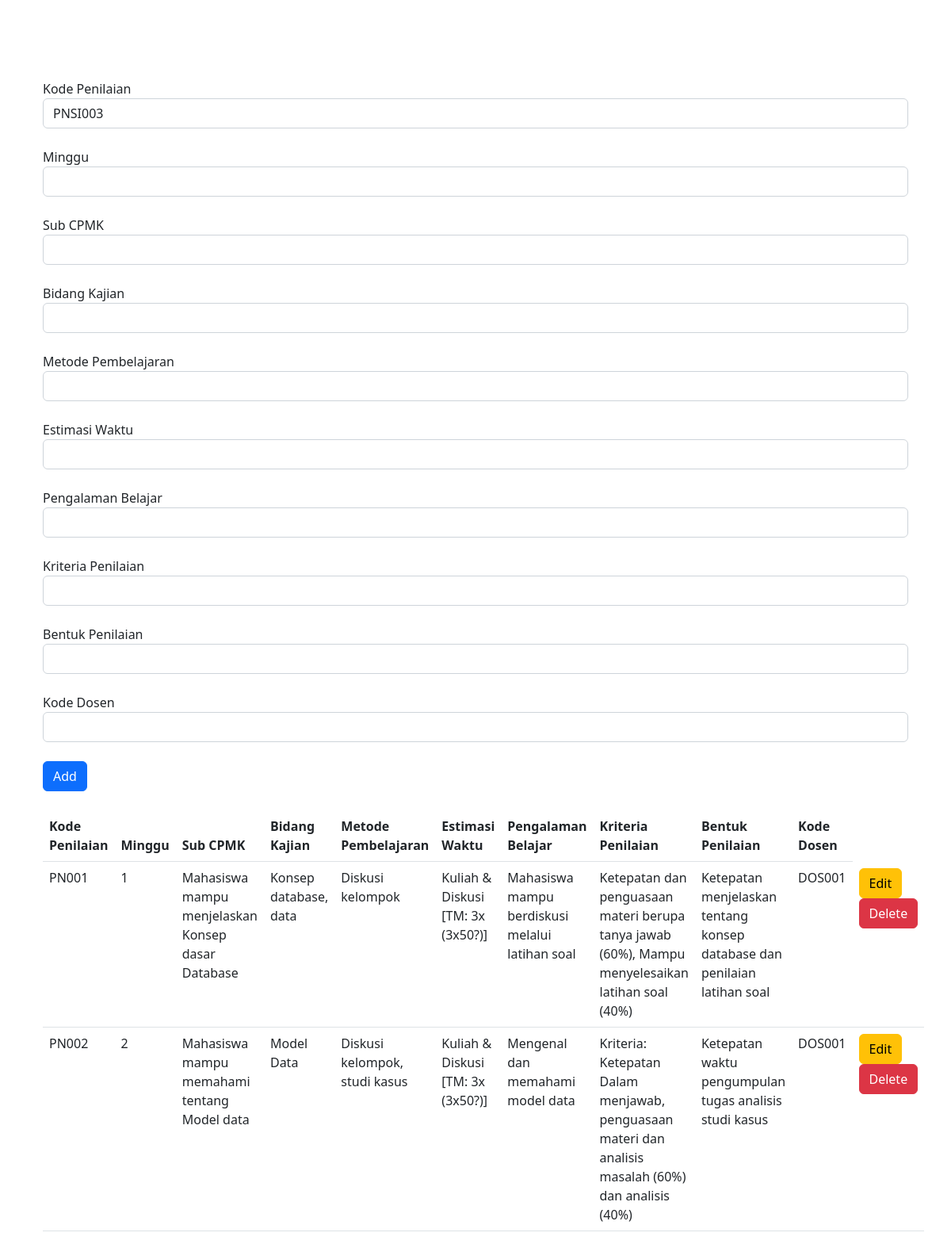
/penilaian/penilaian.php, run on the app's committed database.
### tables this page shows
CREATE TABLE `penilaian` (
  `kd_penilaian` varchar(12) NOT NULL,
  `minggu` int(6) NOT NULL,
  `sub_cpmk` varchar(100) NOT NULL,
  `bidang_kajian` varchar(50) NOT NULL,
  `metode_pembelajaran` varchar(100) NOT NULL,
  `estimasi_waktu` varchar(50) NOT NULL,
  `pengalaman_belajar` varchar(100) NOT NULL,
  `kriteria` varchar(200) NOT NULL,
  `bentuk` varchar(200) NOT NULL,
  `kd_dosen` varchar(8) NOT NULL
);

### penilaian/penilaian.php (the view, shortened to what this page needs)
<?php
include '../koneksi.php';
$queryCount = "SELECT COUNT(*) AS count FROM penilaian";
$sqlCount = mysqli_query($conn, $queryCount);
$count = mysqli_fetch_assoc($sqlCount)['count'];
do {
    $num_kode_penilaian = str_pad(++$count, 3, "0", STR_PAD_LEFT);
    $kode_kode_penilaian = "PNSI" . $num_kode_penilaian;
    $queryCheck = "SELECT * FROM penilaian WHERE kd_penilaian= '$kode_kode_penilaian'";
    $sqlCheck = mysqli_query($conn, $queryCheck);
} while (mysqli_num_rows($sqlCheck) != 0);
?>
<!DOCTYPE html>
<html lang="en">
<head>
    <link href="https://cdn.jsdelivr.net/npm/bootstrap@5.2.3/dist/css/bootstrap.min.css" rel="stylesheet">
</head>
<body class="container">
    <div class="container">
        <form action="./penilaiansave.php" method="GET" name="form_penilaian">
            <label>Kode Penilaian</label>
            <input type="text" name="kd_penilaian" id="kd_penilaian" value="<?= $kode_kode_penilaian; ?>" readonly class="form-control">
            <br>
            <label>Minggu</label>
            <input type="number" name="minggu" id="minggu" class="form-control">
            <br>
            <label>Sub CPMK</label>
            <input type="text" name="sub_cpmk" id="sub_cpmk" class="form-control">
            <br>
            <label>Bidang Kajian</label>
            <input type="text" name="bidang_kajian" id="bidang_kajian" class="form-control">
            <br>
            <label>Metode Pembelajaran</label>
            <input type="text" name="metode_pembelajaran" id="metode_pembelajaran" class="form-control">
            <br>
            <label>Estimasi Waktu</label>
            <input type="text" name="estimasi_waktu" id="estimasi_waktu" class="form-control">
            <br>
            <label>Pengalaman Belajar</label>
            <input type="text" name="pengalaman_belajar" id="pengalaman_belajar" class="form-control">
            <br>
            <label>Kriteria Penilaian</label>
            <input type="text" name="kriteria" id="kriteria" class="form-control">
            <br>
            <label>Bentuk Penilaian</label>
            <input type="text" name="bentuk" id="bentuk" class="form-control">
            <br>
            <label>Kode Dosen</label>
            <input type="text" name="kd_dosen" id="kd_dosen" class="form-control">
            <br>
            <input type="submit" name="button" value="Add" id="button" class="btn btn-primary">
        </form>
        <br>
        <table class="table">
            <thead>
                <tr>
                    <th>Kode Penilaian</th>
                    <th>Minggu</th>
                    <th>Sub CPMK</th>
                    <th>Bidang Kajian</th>
                    <th>Metode Pembelajaran</th>
                    <th>Estimasi Waktu</th>
                    <th>Pengalaman Belajar</th>
                    <th>Kriteria Penilaian</th>
                    <th>Bentuk Penilaian</th>
                    <th>Kode Dosen</th>
                </tr>
            </thead>
            <tbody>
                <?php
                $sqlPenilaian = "SELECT * FROM penilaian";
                $queryPenilaian = mysqli_query($conn, $sqlPenilaian) or die($sqlPenilaian);
                while ($data = mysqli_fetch_array($queryPenilaian)) {
                    $kode_penilaian = $data['kd_penilaian'];
                    $minggu = $data['minggu'];
                    $sub_cpmk = $data['sub_cpmk'];
                    $bidang_kajian = $data['bidang_kajian'];
                    $metode_pembelajaran = $data['metode_pembelajaran'];
                    $estimasi_waktu = $data['estimasi_waktu'];
                    $pengalaman_belajar = $data['pengalaman_belajar'];
                    $kriteria = $data['kriteria'];
                    $bentuk = $data['bentuk'];
                    $kd_dosen = $data['kd_dosen'];
                ?>
                    <tr>
                        <td><?php echo $kode_penilaian; ?></td>
                        <td><?php echo $minggu; ?></td>
                        <td><?php echo $sub_cpmk; ?></td>
                        <td><?php echo $bidang_kajian; ?></td>
                        <td><?php echo $metode_pembelajaran; ?></td>
                        <td><?php echo $estimasi_waktu; ?></td>
                        <td><?php echo $pengalaman_belajar; ?></td>
                        <td><?php echo $kriteria; ?></td>
                        <td><?php echo $bentuk; ?></td>
                        <td><?php echo $kd_dosen; ?></td>
                        <td>
                            <button type="button" class="btn btn-warning" onclick="editPenilaian('<?= $kode_penilaian; ?>', '<?= $minggu; ?>', '<?= $sub_cpmk; ?>', '<?= $bidang_kajian; ?>', '<?= $metode_pembelajaran; ?>', '<?= $estimasi_waktu; ?>', '<?= $pengalaman_belajar; ?>','<?= $kriteria; ?>', '<?= $bentuk; ?>', '<?= $kd_dosen; ?>')">Edit</button>
                            <button type="button" class="btn btn-danger" onclick="deletePenilaian('<?= $kode_penilaian; ?>')">Delete</button>
                        </td>
                    </tr>
                <?php
                }
                ?>
            </tbody>
        </table>
    </div>
</body>
</html>

### penilaian/penilaian.php (style rules this page uses)
.container { margin-top: 100px; }

### data on the page
penilaian: kd_penilaian "PN001", minggu "1", sub_cpmk "Mahasiswa mampu menjelaskan Konsep dasar Database", bidang_kajian "Konsep database, data", metode_pembelajaran "Diskusi kelompok", estimasi_waktu "Kuliah & Diskusi [TM: 3x (3x50?)]", pengalaman_belajar "Mahasiswa mampu berdiskusi melalui latihan soal", kriteria "Ketepatan dan penguasaan materi berupa tanya jawab (60%), Mampu menyelesaikan latihan soal (40%)", bentuk "Ketepatan menjelaskan tentang konsep database dan penilaian latihan soal", kd_dosen "DOS001"
penilaian: kd_penilaian "PN002", minggu "2", sub_cpmk "Mahasiswa mampu memahami tentang Model data", bidang_kajian "Model Data", metode_pembelajaran "Diskusi kelompok, studi kasus", estimasi_waktu "Kuliah & Diskusi [TM: 3x (3x50?)]", pengalaman_belajar "Mengenal dan memahami model data", kriteria "Kriteria: Ketepatan Dalam menjawab, penguasaan materi dan analisis masalah (60%) dan analisis (40%)", bentuk "Ketepatan waktu pengumpulan tugas analisis studi kasus", kd_dosen "DOS001"
